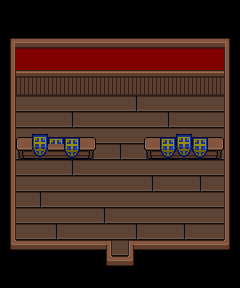

Below is a game level as drawn by its tile map, then a one-line description and the .tmx that defines it (tile-layer data replaced by summaries):
An orthogonal 15x18 tile map with 16x16 px tiles, 3 tile layers (Base Layer, Ground Layer, Upper Layer), 3 tilesets and 6 objects (Entrance, Architect_Shop, Wait, NPC_13, NPC_07, ...).

<map version="1.8" tiledversion="1.8.2" orientation="orthogonal" renderorder="right-down" width="15" height="18" tilewidth="16" tileheight="16" infinite="0" nextlayerid="10" nextobjectid="26">
 <properties>
  <property name="Building" type="bool" value="true" />
  <property name="MapType" value="Town" />
 </properties>
 <tileset firstgid="1" name="tsWallsFloors" tilewidth="16" tileheight="16" tilecount="484" columns="22">
  <image source="../Tilesets/tsWalls_Floors.png" trans="ffffff" width="352" height="353" />
  <tile id="9">
   <properties>
    <property name="Impassable" type="bool" value="true" />
   </properties>
  </tile>
  <tile id="10">
   <properties>
    <property name="Impassable" type="bool" value="true" />
   </properties>
  </tile>
  <tile id="22">
   <properties>
    <property name="Impassable" type="bool" value="true" />
   </properties>
  </tile>
  <tile id="24">
   <properties>
    <property name="Impassable" type="bool" value="true" />
   </properties>
  </tile>
  <tile id="25">
   <properties>
    <property name="Impassable" type="bool" value="true" />
   </properties>
  </tile>
  <tile id="27">
   <properties>
    <property name="Impassable" type="bool" value="true" />
   </properties>
  </tile>
  <tile id="28">
   <properties>
    <property name="Impassable" type="bool" value="true" />
   </properties>
  </tile>
  <tile id="29">
   <properties>
    <property name="Impassable" type="bool" value="true" />
   </properties>
  </tile>
  <tile id="30">
   <properties>
    <property name="Impassable" type="bool" value="true" />
   </properties>
  </tile>
  <tile id="31">
   <properties>
    <property name="Impassable" type="bool" value="true" />
   </properties>
  </tile>
  <tile id="33">
   <properties>
    <property name="Impassable" type="bool" value="true" />
   </properties>
  </tile>
  <tile id="44">
   <properties>
    <property name="Impassable" type="bool" value="true" />
   </properties>
  </tile>
  <tile id="46">
   <properties>
    <property name="Impassable" type="bool" value="true" />
   </properties>
  </tile>
  <tile id="47">
   <properties>
    <property name="Impassable" type="bool" value="true" />
   </properties>
  </tile>
  <tile id="49">
   <properties>
    <property name="Impassable" type="bool" value="true" />
   </properties>
  </tile>
  <tile id="50">
   <properties>
    <property name="Impassable" type="bool" value="true" />
   </properties>
  </tile>
  <tile id="52">
   <properties>
    <property name="Impassable" type="bool" value="true" />
   </properties>
  </tile>
  <tile id="53">
   <properties>
    <property name="Impassable" type="bool" value="true" />
   </properties>
  </tile>
  <tile id="55">
   <properties>
    <property name="Impassable" type="bool" value="true" />
   </properties>
  </tile>
  <tile id="66">
   <properties>
    <property name="Impassable" type="bool" value="true" />
   </properties>
  </tile>
  <tile id="68">
   <properties>
    <property name="Impassable" type="bool" value="true" />
   </properties>
  </tile>
  <tile id="69">
   <properties>
    <property name="Impassable" type="bool" value="true" />
   </properties>
  </tile>
  <tile id="71">
   <properties>
    <property name="Impassable" type="bool" value="true" />
   </properties>
  </tile>
  <tile id="72">
   <properties>
    <property name="Impassable" type="bool" value="true" />
   </properties>
  </tile>
  <tile id="73">
   <properties>
    <property name="Impassable" type="bool" value="true" />
   </properties>
  </tile>
  <tile id="74">
   <properties>
    <property name="Impassable" type="bool" value="true" />
   </properties>
  </tile>
  <tile id="75">
   <properties>
    <property name="Impassable" type="bool" value="true" />
   </properties>
  </tile>
  <tile id="77">
   <properties>
    <property name="Impassable" type="bool" value="true" />
   </properties>
  </tile>
  <tile id="88">
   <properties>
    <property name="Impassable" type="bool" value="true" />
   </properties>
  </tile>
  <tile id="89">
   <properties>
    <property name="Impassable" type="bool" value="true" />
   </properties>
  </tile>
  <tile id="90">
   <properties>
    <property name="Impassable" type="bool" value="true" />
   </properties>
  </tile>
  <tile id="91">
   <properties>
    <property name="Impassable" type="bool" value="true" />
   </properties>
  </tile>
  <tile id="92">
   <properties>
    <property name="Impassable" type="bool" value="true" />
   </properties>
  </tile>
  <tile id="93">
   <properties>
    <property name="Impassable" type="bool" value="true" />
   </properties>
  </tile>
  <tile id="94">
   <properties>
    <property name="Impassable" type="bool" value="true" />
   </properties>
  </tile>
  <tile id="95">
   <properties>
    <property name="Impassable" type="bool" value="true" />
   </properties>
  </tile>
  <tile id="96">
   <properties>
    <property name="Impassable" type="bool" value="true" />
   </properties>
  </tile>
  <tile id="97">
   <properties>
    <property name="Impassable" type="bool" value="true" />
   </properties>
  </tile>
  <tile id="98">
   <properties>
    <property name="Impassable" type="bool" value="true" />
   </properties>
  </tile>
  <tile id="99">
   <properties>
    <property name="Impassable" type="bool" value="true" />
   </properties>
  </tile>
  <tile id="121">
   <properties>
    <property name="Impassable" type="bool" value="true" />
   </properties>
  </tile>
  <tile id="128">
   <properties>
    <property name="Impassable" type="bool" value="true" />
   </properties>
  </tile>
  <tile id="140">
   <properties>
    <property name="Impassable" type="bool" value="true" />
   </properties>
  </tile>
  <tile id="143">
   <properties>
    <property name="Impassable" type="bool" value="true" />
   </properties>
  </tile>
  <tile id="152">
   <properties>
    <property name="Impassable" type="bool" value="true" />
   </properties>
  </tile>
  <tile id="153">
   <properties>
    <property name="Impassable" type="bool" value="true" />
   </properties>
  </tile>
  <tile id="160">
   <properties>
    <property name="Impassable" type="bool" value="true" />
   </properties>
  </tile>
  <tile id="161">
   <properties>
    <property name="Impassable" type="bool" value="true" />
   </properties>
  </tile>
  <tile id="163">
   <properties>
    <property name="Impassable" type="bool" value="true" />
   </properties>
  </tile>
  <tile id="164">
   <properties>
    <property name="Impassable" type="bool" value="true" />
   </properties>
  </tile>
  <tile id="165">
   <properties>
    <property name="Impassable" type="bool" value="true" />
   </properties>
  </tile>
  <tile id="185">
   <properties>
    <property name="Impassable" type="bool" value="true" />
   </properties>
  </tile>
  <tile id="186">
   <properties>
    <property name="Impassable" type="bool" value="true" />
   </properties>
  </tile>
 </tileset>
 <tileset firstgid="485" source="../Tilesets/tsFurniture.tsx" />
 <tileset firstgid="785" source="../Tilesets/tilesetHouses.tsx" />
 <layer id="6" name="Base Layer" width="15" height="18">
  <data>[270 cells, 270 non-empty, 8 distinct tile ids]</data>
 </layer>
 <layer id="7" name="Ground Layer" width="15" height="18">
  <data>[270 cells, 92 non-empty, 16 distinct tile ids]</data>
 </layer>
 <layer id="8" name="Upper Layer" width="15" height="18">
  <data>[270 cells, 23 non-empty, 7 distinct tile ids]</data>
 </layer>
 <objectgroup id="4" name="Travel Layer" visible="0">
  <object id="1" name="Entrance" x="112" y="268.002" width="16" height="4">
   <properties>
    <property name="EntranceDir" value="Up" />
    <property name="Map" value="mapTown" />
   </properties>
  </object>
 </objectgroup>
 <objectgroup id="9" name="MapObject" visible="0" />
 <objectgroup id="5" name="Character Layer">
  <!-- 5 objects omitted --></objectgroup>
</map>
<!-- 5 of 6 objects omitted -->
